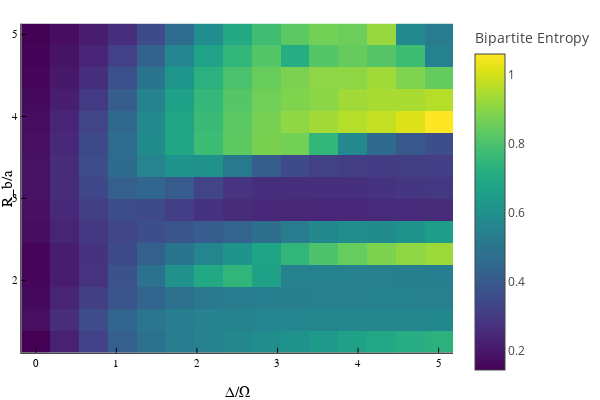

The code cell stored with this chart in its notebook:
### Code cell
N=12
resolution=15
coarse_resolution=4
separation_assumption=2
sites = siteinds("S=1/2", N)
psi0 = MPS(sites, ["Dn" for i = 1:N])
krylov_dim = 20
simulation_data1, plot1, plot2 = stand(N, resolution, coarse_resolution, separation_assumption, 1.25, 5, 5, psi0, sites, false, krylov_dim)
plot(plot1)

### Figure 1 — Plotly figure (JSON) as saved in the notebook; plotly's stock layout.template omitted (floating-point values rounded to 4 significant figures; data arrays with more than 128 entries replaced by an {"elided": "..."} marker saying what was removed)
{"data": [{"colorbar": {"title": "Bipartite Entropy"}, "colorscale": {"elided": "256x2 mixed values"}, "hoverinfo": "text", "name": "y1", "showlegend": false, "showscale": true, "text": {"elided": "15x15 str values"}, "type": "heatmap", "x": [-0.1786, 0.1786, 0.5357, 0.8929, 1.25, 1.607, 1.964, 2.321, 2.679, 3.036, 3.393, 3.75, 4.107, 4.464, 4.821, 5.179], "xaxis": "x", "y": [1.116, 1.384, 1.652, 1.92, 2.188, 2.455, 2.723, 2.991, 3.259, 3.527, 3.795, 4.062, 4.33, 4.598, 4.866, 5.134], "yaxis": "y", "z": {"elided": "15x15 float values"}, "zmax": 1.061, "zmin": 0.1439}], "layout": {"annotations": [], "height": 400, "legend": {"bgcolor": "rgba(255, 255, 255, 1.000)", "bordercolor": "rgba(0, 0, 0, 1.000)", "borderwidth": 1, "font": {"color": "rgba(0, 0, 0, 1.000)", "family": "sans-serif", "size": 11}, "title": {"font": {"color": "rgba(0, 0, 0, 1.000)", "family": "sans-serif", "size": 15}, "text": ""}, "tracegroupgap": 0, "traceorder": "normal", "x": 1, "xanchor": "auto", "y": 1, "yanchor": "auto"}, "margin": {"b": 20, "l": 0, "r": 0, "t": 20}, "paper_bgcolor": "rgba(255, 255, 255, 1.000)", "plot_bgcolor": "rgba(255, 255, 255, 1.000)", "showlegend": true, "width": 600, "xaxis": {"anchor": "y", "domain": [0.04684, 0.9934], "gridcolor": "rgba(0, 0, 0, 0.100)", "gridwidth": 0.5, "linecolor": "rgba(0, 0, 0, 1.000)", "mirror": false, "range": [-0.1786, 5.179], "showgrid": true, "showline": true, "showticklabels": true, "tickangle": 0, "tickcolor": "rgb(0, 0, 0)", "tickfont": {"color": "rgba(0, 0, 0, 1.000)", "family": "sans-serif", "size": 11}, "tickmode": "array", "ticks": "inside", "ticktext": ["0", "1", "2", "3", "4", "5"], "tickvals": [0, 1, 2, 3, 4, 5], "title": "Δ/Ω", "titlefont": {"color": "rgba(0, 0, 0, 1.000)", "family": "sans-serif", "size": 15}, "type": "-", "visible": true, "zeroline": false, "zerolinecolor": "rgba(0, 0, 0, 1.000)"}, "yaxis": {"anchor": "x", "domain": [0.07581, 0.9902], "gridcolor": "rgba(0, 0, 0, 0.100)", "gridwidth": 0.5, "linecolor": "rgba(0, 0, 0, 1.000)", "mirror": false, "range": [1.116, 5.134], "showgrid": true, "showline": true, "showticklabels": true, "tickangle": 0, "tickcolor": "rgb(0, 0, 0)", "tickfont": {"color": "rgba(0, 0, 0, 1.000)", "family": "sans-serif", "size": 11}, "tickmode": "array", "ticks": "inside", "ticktext": ["2", "3", "4", "5"], "tickvals": [2, 3, 4, 5], "title": "R_b/a", "titlefont": {"color": "rgba(0, 0, 0, 1.000)", "family": "sans-serif", "size": 15}, "type": "-", "visible": true, "zeroline": false, "zerolinecolor": "rgba(0, 0, 0, 1.000)"}}}
